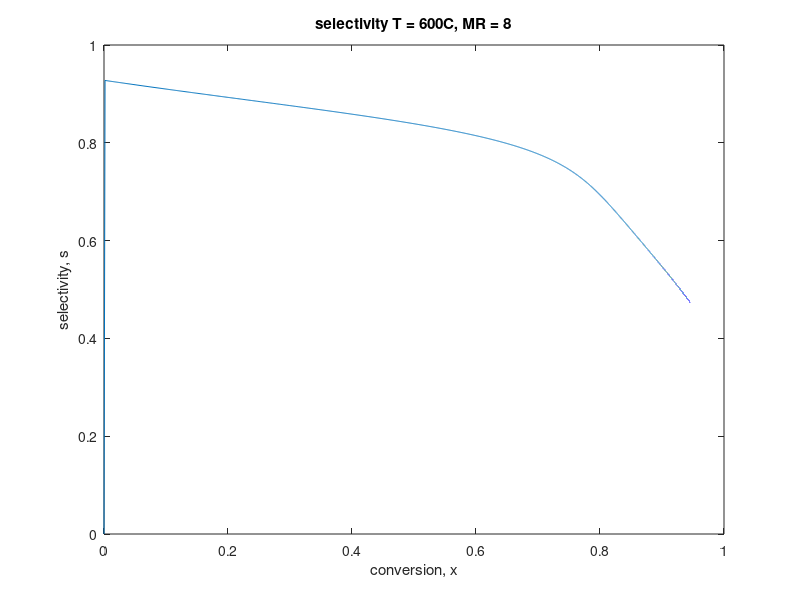
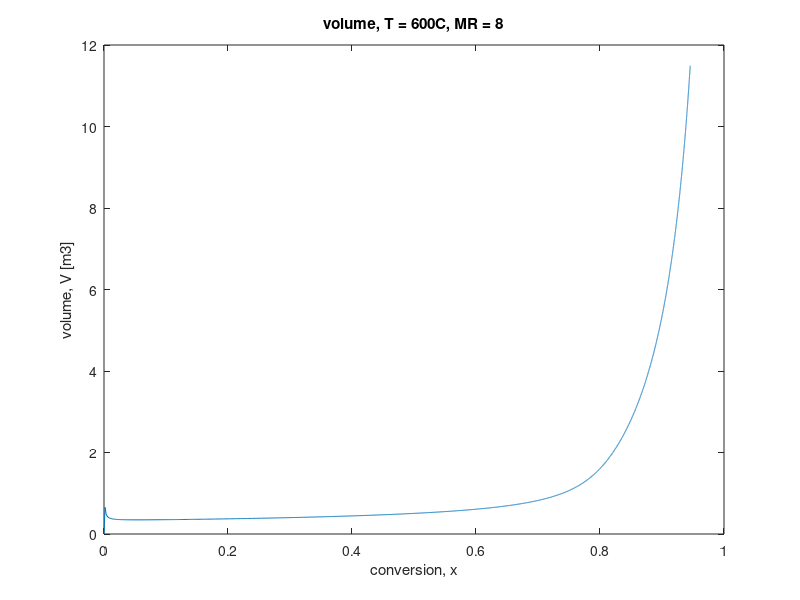

The MATLAB script that drew these images, in order: (Note: this script raises an error after producing the figures.)
clear;
clc;
close all;


global T MR r R Peb0 Ptot 

T = 600+273; % kelvin
MR = 8;   % steam/feed
r = 1.987; % cal/mol K
R = 8.314 * 10^-5; % m3 bar/K mol
Ptot = 2.02;

Peb0 = 1/(1+MR)* Ptot ;
Feb=6; % initial guess for our inlet
Fsteam=Feb*MR*Ptot;

rho = Ptot/R/T;

global k1 kn1 k2 k3 

 %rate constants
k1 = 1.177 * 10^8 * exp(-21708/r/T) ;
kn1 = 20.965 * exp(7804/r/T);
k2 = 9.206 * 10^12 * exp(-45675/r/T) ;
k3 = 4.724 * 10^7 * exp(-18857/r/T) ;

MW_st = 104; % g/mol
Pst = 100 * 10^6 / MW_st * 1000; % mol/yr
hr_per_yr = 8400; %hr/yr
s_per_hr = 3600;

N = 100 ;
Ceb = zeros(N,1);
Cst = Ceb; % mol/m^3
Ch2 = Ceb; % mol/m^3
Cb=Ceb;
Ct=Ceb;
X = Ceb; 
s = Ceb;
Fin = Ceb;
Fin_tot = Ceb;
q = Ceb;
V = Ceb;


Ceb(1) = (1/(1+MR)) * rho;

delta_Tau = 0.00005;

for n = 2:10000
 % CALCULATING CONCENTRATIONS OF EB , ST , H2 ---------------   
    Ceb(n) = Ceb(n-1) + delta_Tau * (kn1*R*R*T*T*Cst(n-1)*Ch2(n-1) - k1*R*T*Ceb(n-1) - k2*R*T*Ceb(n-1) - k3*R*R*T*T*Ceb(n-1)*Ch2(n-1));
    Cst(n) = Cst(n-1) + delta_Tau * (k1*R*T*Ceb(n-1) - kn1*R*R*T*T*Cst(n-1)*Ch2(n-1));
    Ch2(n) = Ch2(n-1) + delta_Tau * (k1*R*T*Ceb(n-1) - k3*R*R*T*T*Ceb(n-1)*Ch2(n-1) - kn1*R*R*T*T*Cst(n-1)*Ch2(n-1));
    Cb (n) = Cb (n-1) + delta_Tau * (k2*R*T*Ceb(n-1));
    Ct (n) = Ct (n-1) + delta_Tau * (k3*R*R*T*T*Ceb(n-1)*Ch2(n-1));
    
 % calculating conversion of eB    
    X(n) = (Ceb(1) - Ceb(n))./Ceb(1);
 % calculating selectivity of styrene    
    s(n) = Cst(n)./(Ceb(1) - Ceb(n));
 
 % inlet flowrate 
    Fin(n) = Pst./X(n)./s(n) / hr_per_yr;   % mol/hr
    
 % total flowrate    
    Fin_tot(n) = Fin(n) * (1 + MR);            % mol/hr
    
 % volumetric flowrate   
    q(n) = Fin_tot(n) / rho; % m3/hr
 % volume of reactor in m^3   
    V(n) = delta_Tau / s_per_hr * n * q(n);
%%
% CALCULATING SELECTIVITIES OF ALL RXNS -------------------

% For the matrix: 
% selectivity of rxn 1 -> 1
% selectivity of rxn 2 -> 2 (benzene and ethylene)
% selectivity of rxn 3 -> 3 (toluene and methane) 

s_123(n,:) = [s(n) Cb(n)./(Ceb(1) - Ceb(n)) Ct(n)./(Ceb(1) - Ceb(n))];
end
    
   plot(X,s)
   xlabel('conversion, x')
   ylabel('selectivity, s')
   title('selectivity T = 600C, MR = 8')
   
   figure(2)
   plot(X,V)
   xlabel('conversion, x')
   ylabel('volume, V [m3]')
   title('volume, T = 600C, MR = 8')
    
%  Cb=Cb(1:200:end)   ;
%   Ceb=Ceb(1:200:end)   ;
%     Ch2=Ch2(1:200:end) ;
%      Cst=Cst(1:200:end) ;
%       Ct=Ct(1:200:end)   ;
%  Fin=Fin(1:200:end)  ;
%   Fin_tot=Fin_tot(1:200:end)   ;
%  q=q(1:200:end)   ;
% 
%  s=s(1:200:end)   ;
%   s_123=s_123(1:200:end,:)   ;
% 
%  V=V(1:200:end)   ;
%  X=X(1:200:end)  ; 



%%
% ---------------------------------------------------------

% CALCULATING ECONOMIC POTENTIAL --------------------------
% Inputs selectivity, molar ratio, and conversion
% Outputs economic potential (EP), economic potential if all byproducts
% sold as fuel  (EP_fuel), and working capital (WC) 


[EP,EPF,WC, priceeb, pricest, priceby] = EP_PFR_FINAL_vector(s_123,MR,X);

% ---------------------------------------------------------

% ECONOMIC ANALYSIS ---------------------------------------
% Inputs V, WC, EP, X
% Outputs ROI_BT, TCI, NPVs, etc
tic
[H_E,ROI_BT, reac, V_ft, D_fact, WC_CF, PO_CF , TCI, H, D, FC,TI, SU, WC, Profit_BT, Profit_AT, C_F, Cashflow_d, Bond_Fin, D_CF, NPV_0, NPV_proj,NPV_percent,Depreciation] = conceptual_econ_new(V, WC, EP,X);

time=toc;
% ---------------------------------------------------------
%%
% FIGURE 1: s vs X
% Plots all the different MRs in one plot
figure
	plot(X,s,'-','LineWidth',2)
        xlabel('Conversion, X','FontSize',26)
        ylabel('Selectivity, S','FontSize',26)
        axis([0 1 0 1])
        title('PFR; S vs X;  T = 793k')
        legend('MR=8','FontSize',20)
        set(gca,'FontSize',26)
 
% FIGURE 2: V vs X
% Plots volume against conversion
figure
    plot(X,V,'-','LineWidth',2)
        xlabel('Conversion, X','FontSize',26)
        ylabel('Volume (m^3)','FontSize',26)
       % axis([0 1 0 10])
        title('PFR; V vs X;  T = 600C')
        legend('MR=8','FontSize',20)
        set(gca,'FontSize',26)

% FIGURE 3: EP vs V
% Plots all the economic potentials against corresponding volumes
% figure
% 	plot(V,EPF,'-','LineWidth',2)
%         axis([0 2 0 2*10^7])
%         ylabel('EP Fuel ($/yr)','FontSize',26)
%         xlabel('Volume (m^3)','FontSize',26)
%         title('PFR; V vs EP Fuel;  T = 793k')
%         legend('MR=8','FontSize',20)
%         set(gca,'FontSize',26)
%    

   
% FIGURE 4: NPV_proj vs X and TCI vs X
% Plots NPV_proj versus conversion and TCi versus conversion
figure
	plot(X,NPV_proj,'-',X,TCI,'-','LineWidth',3);
     
        legend('Net Present Value [$]','Total Capital Investment [$]') % label left y-axis
    ylabel('Dollars [$]')
        xlabel('Conversion, X','FontSize',26)
        axis([0 1 0 4*10^7])
       
        set(gca,'FontSize',26)
        
% FIGURE 5: NPV_percent vs X and ROI_BT vs X
% Plots NPV_percent versus conversion and ROI_BT versus conversion
    
	

 
        figure
        plot(X,NPV_percent,'-',X,ROI_BT*100,'-','LineWidth',3);
     ylabel('Percent per Year')
       legend('Net Present Value [%/year]' ,'Return on Investment [%/year]') % label left y-axis
       
        xlabel('Conversion, X','FontSize',26)
        axis([0 1 0 40])
        
        set(gca,'FontSize',26)



